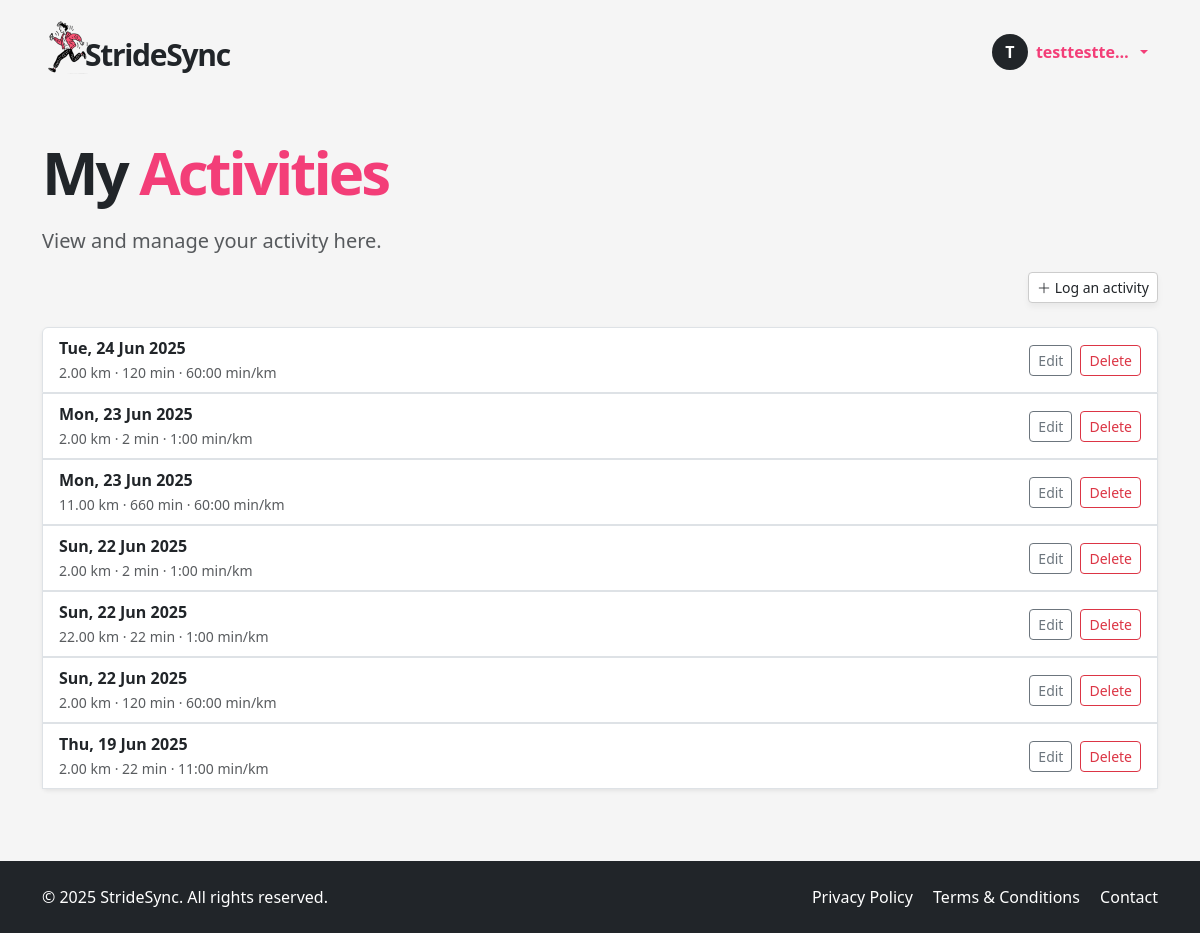
/my-activities (signed in), run on the app's committed database.
### app/models.py (models this page shows, shortened)
class User(UserMixin, db.Model):
    __tablename__ = "users"
    id = sa.Column(sa.Integer, primary_key=True)
    email = sa.Column(sa.String(120), unique=True, nullable=False, index=True)
    password_hash = sa.Column(sa.String(256))
    username = sa.Column(sa.String(64), unique=True, nullable=False, index=True)
    role = sa.Column(sa.Enum(UserRole), default=UserRole.USER, nullable=False)
    is_verified = sa.Column(sa.Boolean, default=False)
    verification_token = sa.Column(sa.String(128), nullable=False, default=lambda: secrets.token_urlsafe(32))
    unit_preference = Column(String(2), default='km')  # 'km' or 'mi'
    notify_group_activity = Column(Boolean, default=True)
    is_public_profile = Column(Boolean, default=False)
    reset_token = db.Column(db.String, nullable=True)
    reset_token_expiry = db.Column(db.DateTime, nullable=True)
    runs = so.relationship("Run", back_populates="user", cascade="all, delete-orphan")
    groups = so.relationship("Group", secondary=user_groups, back_populates="members")
    admin_of_groups = so.relationship("Group", secondary=group_admins, back_populates="admins")

class Run(db.Model):
    __tablename__ = "runs"
    id = sa.Column(sa.Integer, primary_key=True)
    date = sa.Column(sa.DateTime(timezone=True), index=True)
    distance = sa.Column(Numeric(precision=8, scale=2))  # replaces sa.Integer
    time = sa.Column(sa.Integer)      # seconds (duration)
    pace = sa.Column(sa.Integer)      # seconds per km
    user_id = sa.Column(sa.Integer, sa.ForeignKey("users.id"), index=True)
    user = so.relationship("User", back_populates="runs")
    groups = so.relationship("Group", secondary=run_groups, back_populates="runs")

### app/routes.py (the view)
@app.route('/my-activities')
@login_required
def my_activities():
    runs = db.session.scalars(
        sa.select(Run).where(Run.user_id == current_user.id).order_by(Run.date.desc())
    ).all()
    form = LogActivityForm()
    form.groups.choices = [(g.id, g.name) for g in current_user.groups]
    edit_form = EditRunForm()
    edit_form.groups.choices = [(g.id, g.name) for g in current_user.groups]
    delete_form = DeleteRunForm()
    return render_template(
        "my_activities.html",
        runs=runs,
        form=form,
        edit_form=edit_form,
        delete_form=delete_form,
        user=current_user
    )

### app/models.py (called while the page is built)
@login.user_loader
def load_user(id):
    return db.session.get(User, int(id))

### app/templates/my_activities.html (shortened to what this page needs)
{% extends "base.html" %}
{% block content %}
<section class="py-5">
  <div class="container">
    <h1 class="display-4 fw-bold mb-4 hero-title">My <span>Activities</span></h1>
    <p class="lead text-muted ">View and manage your activity here.</p>
    <div class="mb-4 justify-content-end d-flex">
      <a href="#" class="btn btn-soft btn-sm" data-bs-toggle="modal" data-bs-target="#logActivityModal">
          <i class="bi bi-plus-lg"></i> Log an activity
        </a>
    </div>
    {% if runs %}
    <div class="list-group shadow-sm">
      {% for run in runs %}
        <div class="list-group-item d-flex justify-content-between align-items-center">
          <div>
            <strong>{{ run.date.strftime('%a, %d %b %Y') }}</strong><br>
            <small class="text-muted">
              {{ run.distance }} km · {{ run.time // 60 }} min ·
              {{ "%d:%02d" % (run.pace // 60, run.pace % 60) }} min/km
            </small>
          </div>
          <div class="d-flex gap-2">
            <button class="btn btn-sm btn-outline-secondary" data-bs-toggle="modal" data-bs-target="#editRunModal{{ run.id }}">Edit</button>
            <button class="btn btn-sm btn-outline-danger" data-bs-toggle="modal" data-bs-target="#deleteRunModal{{ run.id }}">Delete</button>
          </div>
        </div>
                    {% set selected_group_ids = run.groups | map(attribute='id') | list %}
      {% endfor %}
    </div>
    {% else %}
      <p class="text-muted">No runs logged yet. Start by adding a new one.</p>
    {% endif %}
  </div>
</section>
{% endblock %}

### app/templates/base.html (shortened to what this page needs)
<!DOCTYPE html>
<html lang="en">
<head>
  <link href="https://cdn.jsdelivr.net/npm/bootstrap@5.3.6/dist/css/bootstrap.min.css" rel="stylesheet">
  <link href="https://cdn.jsdelivr.net/npm/bootstrap-icons@1.10.5/font/bootstrap-icons.css" rel="stylesheet">
  <link rel="stylesheet" href="{{ url_for('static', filename='style.css') }}">
</head>
<body>
  <header>
    <nav class="navbar">
      <div class="container d-flex justify-content-between align-items-center py-2">
        <a href="/index" class="text-decoration-none logo-container d-flex align-items-center">
          <img src="{{ url_for('static', filename='img/icon.png') }}" width="50px" style="margin-right: -15px !important;" alt="StrideSync logo">
          <p class="logo mb-0 ms-2">StrideSync</p>
        </a>
        <ul class="navbar-nav flex-row align-items-center mb-0 menubox">
          {% if current_user.is_anonymous %}
            <li class="nav-item">
              <a class="btn btn-dark px-4" href="{{ url_for('login') }}">LOGIN</a>
            </li>
          {% else %}
            <li class="nav-item dropdown">
              <a class="nav-link dropdown-toggle d-flex align-items-center" href="#" id="userDropdown" role="button" data-bs-toggle="dropdown" aria-expanded="false">
                <div class="avatar-circle bg-dark text-white rounded-circle d-flex justify-content-center align-items-center me-2" style="width: 36px; height: 36px; font-weight: bold;">
                  {{ current_user.username[0]|upper }}
                </div>
                <span class="fw-semibold text-truncate d-inline-block username-truncate" title="{{ current_user.username }}">
                  {{ current_user.username }}
                </span>
              </a>
            </li>
          {% endif %}
        </ul>
      </div>
    </nav>
  </header>
  <main>
    {% block content %}{% endblock %}
  </main>
  <footer class="bg-dark text-white py-4">
    <div class="container d-flex flex-column flex-md-row justify-content-between align-items-center">
      <div class="mb-2 mb-md-0">
        &copy; 2025 StrideSync. All rights reserved.
      </div>
      <div>
        <a href="/privacy" class="text-white text-decoration-none me-3">Privacy Policy</a>
        <a href="/terms" class="text-white text-decoration-none me-3">Terms & Conditions</a>
        <a href="/contact" class="text-white text-decoration-none">Contact</a>
      </div>
    </div>
  </footer>
</body>
</html>

### app/static/style.css (style rules this page uses)
html, body { height: 100%; margin: 0; display: flex; flex-direction: column; scroll-behavior: smooth; }
body { background-color: #f5f5f5; }
main { flex: 1; }
a { color: #f33e78; }
.logo { font-size: 30px; font-weight: 700; letter-spacing: -1.3px; margin-top: 15px; }
.logo-container { color: unset; }
.hero-title { font-weight: 900 !important; font-size: 60px; letter-spacing: -3px; line-height: 60px; }
.hero-title span { color: #f33e78; }
.btn-soft, .btn-soft-white { background: white; border: 1px solid #ccc; box-shadow: 0 4px 6px rgba(0,0,0,0.05); }
.nav-link { color: #f33e78 !important; }
.menubox { margin-top: 10px; margin-right: 10px; }
footer { background-color: #333; }
.username-truncate { max-width: 100px; overflow: hidden; text-overflow: ellipsis; white-space: nowrap; vertical-align: middle; }

### data on the page
User: username "T", username "testtestte…"
Run: date "Tue, 24 Jun 2025", distance "2.00", time "120", pace "60:00"
Run: date "Mon, 23 Jun 2025", distance "2.00", time "2", pace "1:00"
Run: date "Mon, 23 Jun 2025", distance "11.00", time "660", pace "60:00"
Run: date "Sun, 22 Jun 2025", distance "2.00", time "2", pace "1:00"
Run: date "Sun, 22 Jun 2025", distance "22.00", time "22", pace "1:00"
Run: date "Sun, 22 Jun 2025", distance "2.00", time "120", pace "60:00"
Run: date "Thu, 19 Jun 2025", distance "2.00", time "22", pace "11:00"
